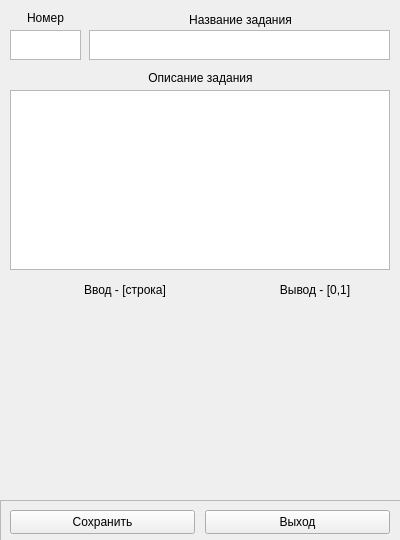
<?xml version="1.0" encoding="UTF-8"?>
<ui version="4.0">
 <class>SimpleTaskCreator</class>
 <widget class="QWidget" name="SimpleTaskCreator">
  <property name="geometry">
   <rect>
    <x>0</x>
    <y>0</y>
    <width>400</width>
    <height>540</height>
   </rect>
  </property>
  <property name="windowTitle">
   <string>TaskConstructor</string>
  </property>
  <widget class="QFrame" name="frame">
   <property name="geometry">
    <rect>
     <x>0</x>
     <y>500</y>
     <width>401</width>
     <height>41</height>
    </rect>
   </property>
   <property name="frameShape">
    <enum>QFrame::StyledPanel</enum>
   </property>
   <property name="frameShadow">
    <enum>QFrame::Raised</enum>
   </property>
   <widget class="QPushButton" name="saveButton">
    <property name="geometry">
     <rect>
      <x>10</x>
      <y>10</y>
      <width>185</width>
      <height>24</height>
     </rect>
    </property>
    <property name="text">
     <string>Сохранить</string>
    </property>
   </widget>
   <widget class="QPushButton" name="exitButton">
    <property name="geometry">
     <rect>
      <x>205</x>
      <y>10</y>
      <width>185</width>
      <height>24</height>
     </rect>
    </property>
    <property name="text">
     <string>Выход</string>
    </property>
   </widget>
  </widget>
  <widget class="QPlainTextEdit" name="titleEdir">
   <property name="geometry">
    <rect>
     <x>89</x>
     <y>30</y>
     <width>301</width>
     <height>30</height>
    </rect>
   </property>
  </widget>
  <widget class="QLabel" name="titleLabel">
   <property name="geometry">
    <rect>
     <x>90</x>
     <y>10</y>
     <width>301</width>
     <height>20</height>
    </rect>
   </property>
   <property name="text">
    <string>Название задания</string>
   </property>
   <property name="alignment">
    <set>Qt::AlignCenter</set>
   </property>
  </widget>
  <widget class="QLabel" name="descLabel">
   <property name="geometry">
    <rect>
     <x>10</x>
     <y>70</y>
     <width>381</width>
     <height>16</height>
    </rect>
   </property>
   <property name="text">
    <string>Описание задания</string>
   </property>
   <property name="alignment">
    <set>Qt::AlignCenter</set>
   </property>
  </widget>
  <widget class="QPlainTextEdit" name="descEdit">
   <property name="geometry">
    <rect>
     <x>10</x>
     <y>90</y>
     <width>380</width>
     <height>180</height>
    </rect>
   </property>
  </widget>
  <widget class="QLabel" name="inputsLabel">
   <property name="geometry">
    <rect>
     <x>10</x>
     <y>280</y>
     <width>230</width>
     <height>20</height>
    </rect>
   </property>
   <property name="text">
    <string>Ввод - [строка]</string>
   </property>
   <property name="alignment">
    <set>Qt::AlignCenter</set>
   </property>
  </widget>
  <widget class="QLabel" name="outputsLabel">
   <property name="geometry">
    <rect>
     <x>240</x>
     <y>280</y>
     <width>150</width>
     <height>20</height>
    </rect>
   </property>
   <property name="text">
    <string>Вывод - [0,1]</string>
   </property>
   <property name="alignment">
    <set>Qt::AlignCenter</set>
   </property>
  </widget>
  <widget class="QPlainTextEdit" name="idEdit">
   <property name="geometry">
    <rect>
     <x>10</x>
     <y>30</y>
     <width>71</width>
     <height>30</height>
    </rect>
   </property>
  </widget>
  <widget class="QLabel" name="idLabel">
   <property name="geometry">
    <rect>
     <x>10</x>
     <y>10</y>
     <width>71</width>
     <height>16</height>
    </rect>
   </property>
   <property name="text">
    <string>Номер</string>
   </property>
   <property name="alignment">
    <set>Qt::AlignCenter</set>
   </property>
  </widget>
 </widget>
 <resources/>
 <connections/>
</ui>
